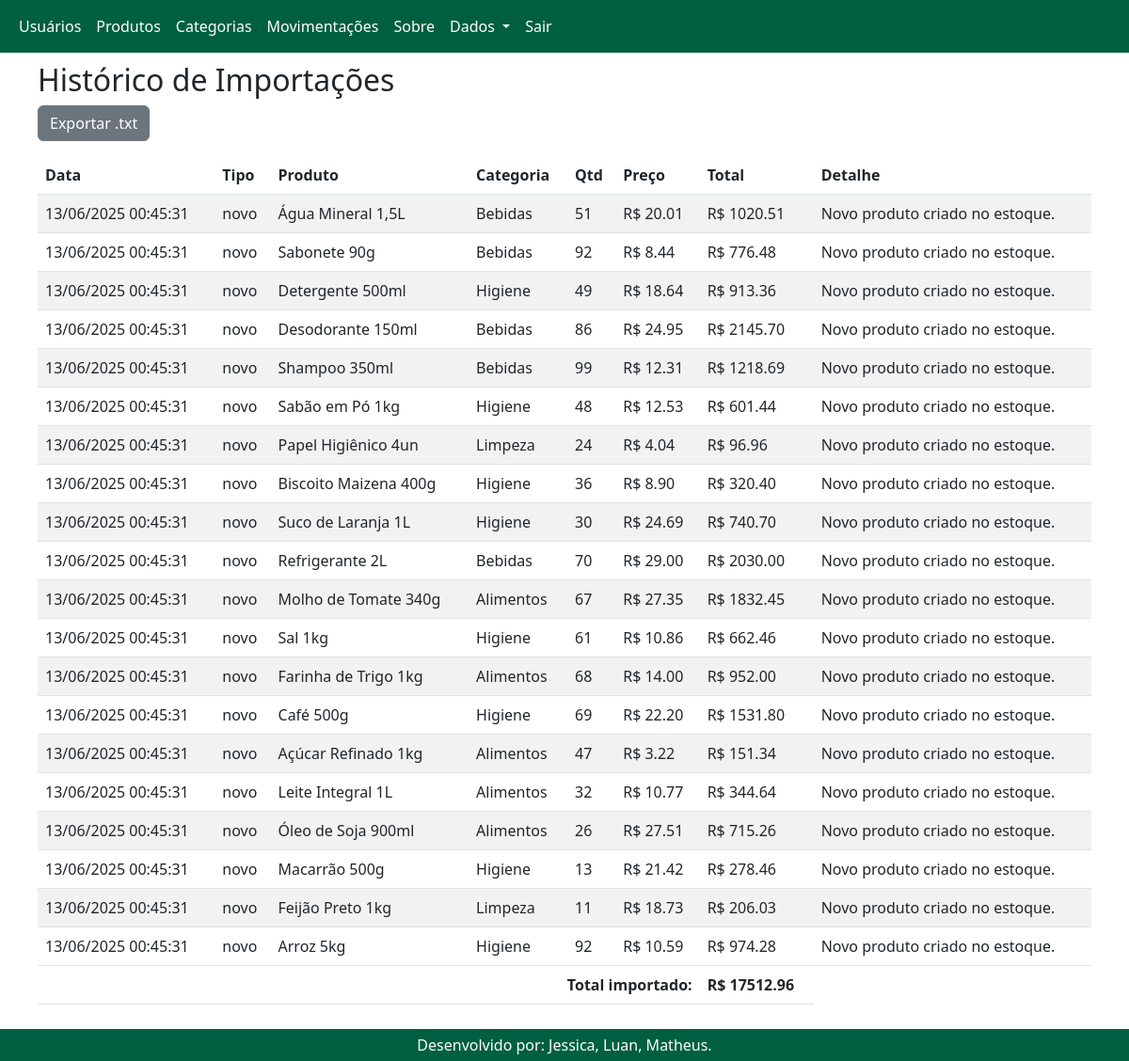
Screenshot of /historico_importacoes (signed in) with the database file from the repository.
### app.py (models this page shows)
class LogImportacao(db.Model):
    id = db.Column(db.Integer, primary_key=True)
    data = db.Column(db.DateTime, default=datetime.utcnow)
    tipo = db.Column(db.String(20))  # 'novo' ou 'atualizado'
    nome_produto = db.Column(db.String(100))
    categoria = db.Column(db.String(100))
    quantidade = db.Column(db.Integer)
    preco = db.Column(db.Integer, default=0)
    detalhe = db.Column(db.String(200))

### app.py (the view)
@app.route('/historico_importacoes')
def historico_importacoes():
    logs = LogImportacao.query.order_by(LogImportacao.data.desc()).all()
    return render_template('historico_importacoes.html', logs=logs)

### templates/historico_importacoes.html (shortened to what this page needs)
{% extends 'base.html' %}
{% block content %}
<h2>Histórico de Importações</h2>
<a href="/exportar_logs_importacao" class="btn btn-secondary mb-3">Exportar .txt</a>
<table class="table table-striped">
  <thead>
    <tr>
      <th>Data</th>
      <th>Tipo</th>
      <th>Produto</th>
      <th>Categoria</th>
      <th>Qtd</th>
      <th>Preço</th>
      <th>Total</th>
      <th>Detalhe</th>
    </tr>
  </thead>
  <tbody>
    {% for log in logs %}
    <tr>
      <td>{{ log.data.strftime('%d/%m/%Y %H:%M:%S') }}</td>
      <td>{{ log.tipo }}</td>
      <td>{{ log.nome_produto }}</td>
      <td>{{ log.categoria }}</td>
      <td>{{ log.quantidade }}</td>
      <td>R$ {{ '%.2f' | format(log.preco / 100) }}</td>
      <td>R$ {{ '%.2f' | format(log.quantidade * log.preco / 100) }}</td>
      <td>{{ log.detalhe }}</td>
    </tr>
    {% endfor %}
  </tbody>
  <tfoot>
    {% set ns = namespace(total=0) %}
    {% for p in logs %}
    {% set ns.total = ns.total + (p.quantidade * p.preco) %}
    {% endfor %}
    <tr>
      <th colspan="6" class="text-end">Total importado:</th>
      <th>R$ {{ '%.2f' | format(ns.total / 100) }}</th>
    </tr>
  </tfoot>
</table>
{% endblock %}

### templates/base.html (style rules this page uses)
html, body { height: 100%; margin: 0; display: flex; flex-direction: column; }

### rows the page displays
LogImportacao: data "13/06/2025 00:45:31", tipo "novo", nome_produto "Água Mineral 1,5L", categoria "Bebidas", quantidade "51", log.preco/100 "20.01", log.quantidade*log.preco/100 "1020.51", detalhe "Novo produto criado no estoque."
LogImportacao: data "13/06/2025 00:45:31", tipo "novo", nome_produto "Sabonete 90g", categoria "Bebidas", quantidade "92", log.preco/100 "8.44", log.quantidade*log.preco/100 "776.48", detalhe "Novo produto criado no estoque."
LogImportacao: data "13/06/2025 00:45:31", tipo "novo", nome_produto "Detergente 500ml", categoria "Higiene", quantidade "49", log.preco/100 "18.64", log.quantidade*log.preco/100 "913.36", detalhe "Novo produto criado no estoque."
LogImportacao: data "13/06/2025 00:45:31", tipo "novo", nome_produto "Desodorante 150ml", categoria "Bebidas", quantidade "86", log.preco/100 "24.95", log.quantidade*log.preco/100 "2145.70", detalhe "Novo produto criado no estoque."
LogImportacao: data "13/06/2025 00:45:31", tipo "novo", nome_produto "Shampoo 350ml", categoria "Bebidas", quantidade "99", log.preco/100 "12.31", log.quantidade*log.preco/100 "1218.69", detalhe "Novo produto criado no estoque."
LogImportacao: data "13/06/2025 00:45:31", tipo "novo", nome_produto "Sabão em Pó 1kg", categoria "Higiene", quantidade "48", log.preco/100 "12.53", log.quantidade*log.preco/100 "601.44", detalhe "Novo produto criado no estoque."
LogImportacao: data "13/06/2025 00:45:31", tipo "novo", nome_produto "Papel Higiênico 4un", categoria "Limpeza", quantidade "24", log.preco/100 "4.04", log.quantidade*log.preco/100 "96.96", detalhe "Novo produto criado no estoque."
LogImportacao: data "13/06/2025 00:45:31", tipo "novo", nome_produto "Biscoito Maizena 400g", categoria "Higiene", quantidade "36", log.preco/100 "8.90", log.quantidade*log.preco/100 "320.40", detalhe "Novo produto criado no estoque."
LogImportacao: data "13/06/2025 00:45:31", tipo "novo", nome_produto "Suco de Laranja 1L", categoria "Higiene", quantidade "30", log.preco/100 "24.69", log.quantidade*log.preco/100 "740.70", detalhe "Novo produto criado no estoque."
LogImportacao: data "13/06/2025 00:45:31", tipo "novo", nome_produto "Refrigerante 2L", categoria "Bebidas", quantidade "70", log.preco/100 "29.00", log.quantidade*log.preco/100 "2030.00", detalhe "Novo produto criado no estoque."
LogImportacao: data "13/06/2025 00:45:31", tipo "novo", nome_produto "Molho de Tomate 340g", categoria "Alimentos", quantidade "67", log.preco/100 "27.35", log.quantidade*log.preco/100 "1832.45", detalhe "Novo produto criado no estoque."
LogImportacao: data "13/06/2025 00:45:31", tipo "novo", nome_produto "Sal 1kg", categoria "Higiene", quantidade "61", log.preco/100 "10.86", log.quantidade*log.preco/100 "662.46", detalhe "Novo produto criado no estoque."
LogImportacao: data "13/06/2025 00:45:31", tipo "novo", nome_produto "Farinha de Trigo 1kg", categoria "Alimentos", quantidade "68", log.preco/100 "14.00", log.quantidade*log.preco/100 "952.00", detalhe "Novo produto criado no estoque."
LogImportacao: data "13/06/2025 00:45:31", tipo "novo", nome_produto "Café 500g", categoria "Higiene", quantidade "69", log.preco/100 "22.20", log.quantidade*log.preco/100 "1531.80", detalhe "Novo produto criado no estoque."
LogImportacao: data "13/06/2025 00:45:31", tipo "novo", nome_produto "Açúcar Refinado 1kg", categoria "Alimentos", quantidade "47", log.preco/100 "3.22", log.quantidade*log.preco/100 "151.34", detalhe "Novo produto criado no estoque."
LogImportacao: data "13/06/2025 00:45:31", tipo "novo", nome_produto "Leite Integral 1L", categoria "Alimentos", quantidade "32", log.preco/100 "10.77", log.quantidade*log.preco/100 "344.64", detalhe "Novo produto criado no estoque."
LogImportacao: data "13/06/2025 00:45:31", tipo "novo", nome_produto "Óleo de Soja 900ml", categoria "Alimentos", quantidade "26", log.preco/100 "27.51", log.quantidade*log.preco/100 "715.26", detalhe "Novo produto criado no estoque."
LogImportacao: data "13/06/2025 00:45:31", tipo "novo", nome_produto "Macarrão 500g", categoria "Higiene", quantidade "13", log.preco/100 "21.42", log.quantidade*log.preco/100 "278.46", detalhe "Novo produto criado no estoque."
LogImportacao: data "13/06/2025 00:45:31", tipo "novo", nome_produto "Feijão Preto 1kg", categoria "Limpeza", quantidade "11", log.preco/100 "18.73", log.quantidade*log.preco/100 "206.03", detalhe "Novo produto criado no estoque."
LogImportacao: data "13/06/2025 00:45:31", tipo "novo", nome_produto "Arroz 5kg", categoria "Higiene", quantidade "92", log.preco/100 "10.59", log.quantidade*log.preco/100 "974.28", detalhe "Novo produto criado no estoque."

### other values shown
{{ '%.2f' | format(ns.total / 100) }} "17512.96"
